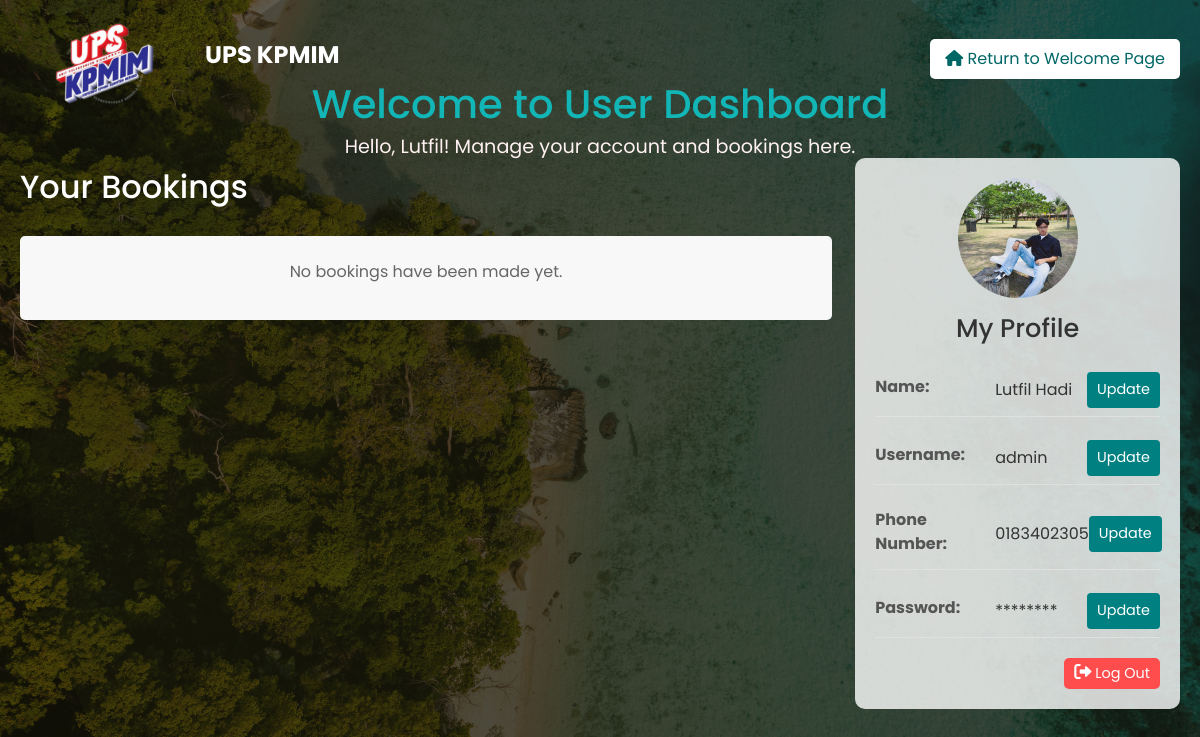
The page /user/dashboard/ (signed in) on the database its author committed.
### main/models.py (models this page shows, shortened)
class User(AbstractBaseUser, PermissionsMixin):
    email = models.EmailField(unique=True)
    username = models.CharField(max_length=255, unique=True)
    first_name = models.CharField(max_length=30, blank=True)
    last_name = models.CharField(max_length=30, blank=True)
    phone_number = models.CharField(max_length=15, blank=True, null=True)
    password = models.CharField(max_length=128)
    is_active = models.BooleanField(default=True)
    is_staff = models.BooleanField(default=False)
    is_superuser = models.BooleanField(default=False)
    role = models.CharField(max_length=50, default='User')
    objects = UserManager()
    groups = models.ManyToManyField(
        'auth.Group',
        related_name='main_user_groups',
        blank=True
    )
    user_permissions = models.ManyToManyField(
        'auth.Permission',
        related_name='main_user_permissions',
        blank=True
    )
    USERNAME_FIELD = 'username'
    REQUIRED_FIELDS = ['email', 'first_name', 'last_name', 'phone_number']

### main/views.py (the view)
# urls.py: path('user/dashboard/', views.user_dashboard, name='user_dashboard'),
@login_required
def user_dashboard(request):
    bookings = Bookings.objects.filter(user=request.user).select_related('package_cd', 'destination_name')
    for booking in bookings:
        package_price = booking.package_cd.price
        destination_price = booking.destination_name.price if booking.destination_name else 0
        booking.total_price = package_price + destination_price
    update_field = request.GET.get('update_field')  # Get the update_field parameter from the URL
    context = {
        'bookings': bookings,
        'user': request.user,
        'update_field': update_field,  # Add this to the context
    }
    return render(request, 'upsuser.html', context)

### main/templates/upsuser.html (shortened to what this page needs)
{% load static %}
<!DOCTYPE html>
<html lang="en">
<head>
    <link rel="stylesheet" href="https://cdnjs.cloudflare.com/ajax/libs/font-awesome/6.0.0-beta3/css/all.min.css">
    <link href="https://cdn.jsdelivr.net/npm/bootstrap@5.3.3/dist/css/bootstrap.min.css" rel="stylesheet">
    <link rel="stylesheet" href="{% static 'css/styles2.css' %}">
</head>
<body>
    <header>
        <div class="logo-title-container">
            <div class="logo">
                <img src='{% static "images/logo[1].png" %}' alt="UPS KPMIM Logo">
            </div>
            <h1 class="header-title">UPS KPMIM</h1>
        </div>
        <a href="{% url 'welcome' %}" class="return-btn">
            <i class="fas fa-home"></i> Return to Welcome Page
        </a>
    </header>
    <div class="welcome-message">
        <h1>Welcome to User Dashboard</h1>
        <p>Hello, {{ user.first_name }}! Manage your account and bookings here.</p>
    </div>
    <div class="dashboard-container">
        <div class="main-content">
            <h2>Your Bookings</h2>
            {% if bookings %}
                <div class="table-container">
                    <table class="booking-table">
                        <thead>
                            <tr>
                                <th>Package</th>
                                <th>Booking ID</th>
                                <th>Booking Date</th>
                                <th>Destination</th>
                                <th>Package Price</th>
                                <th>Destination Price</th>
                                <th>Total Price</th>
                                <th>Actions</th>
                            </tr>
                        </thead>
                        <tbody>
                            {% for booking in bookings %}
                            <tr>
                                <td class="package-cell">
                                    <div class="package-info1">
                                        {% if booking.package_cd.package_cd == 'A1' %}
                                            <img src="{% static 'images/ktn188.jpg' %}" alt="Package A1" class="package-image">
                                        {% elif booking.package_cd.package_cd == 'A2' %}
                                            <img src="{% static 'images/sgjin.jpg' %}" alt="Package A2" class="package-image">
                                        {% elif booking.package_cd.package_cd == 'B' %}
                                            <img src="{% static 'images/cherating.jpg' %}" alt="Package B" class="package-image">
                                        {% elif booking.package_cd.package_cd == 'C' %}
                                            <img src="{% static 'images/taman.jpg' %}" alt="Package C" class="package-image">
                                        {% else %}
                                            <img src="{% static 'images/default-package.jpg' %}" alt="Default Package" class="package-image">
                                        {% endif %}
                                        <span>{{ booking.package_cd.package_desc }}</span>
                                    </div>
                                </td>
                                <td>{{ booking.booking_id }}</td>
                                <td>{{ booking.booking_date }}</td>
                                <td>{{ booking.destination_name|default:"No Destination Added" }}</td>
                                <td>RM {{ booking.package_cd.price }}</td>
                                <td>{% if booking.destination_name %}RM {{ booking.destination_name.price }}{% else %}N/A{% endif %}</td>
                                <td>RM {{ booking.total_price }}</td>
                                <td class="action-cell">
                                    <div class="action-buttons">
                                        <div class="button-wrapper">
                                            <a href="{% url 'update_booking' booking.booking_id %}" class="btn update-btn">
                                                <i class="fas fa-edit"></i> Update
                                            </a>
                                        </div>
                                        <div class="button-wrapper">
                                            <button type="button" class="btn delete-btn" data-bs-toggle="modal" data-bs-target="#cancelModal{{ booking.booking_id }}">
                                                <i class="fas fa-trash-alt"></i> Cancel Booking
                                            </button>
                                        </div>
                                    </div>
                                </td>
                            </tr>
                            <div class="modal fade" id="cancelModal{{ booking.booking_id }}" tabindex="-1" aria-labelledby="cancelModalLabel{{ booking.booking_id }}" aria-hidden="true">
                                <div class="modal-dialog">
                                    <div class="modal-content">
                                        <div class="modal-header">
                                            <h5 class="modal-title" id="cancelModalLabel{{ booking.booking_id }}">Confirm Cancellation</h5>
                                            <button type="button" class="btn-close" data-bs-dismiss="modal" aria-label="Close"></button>
                                        </div>
                                        <div class="modal-body">
                                            Are you sure you want to cancel this booking?
                                        </div>
                                        <div class="modal-footer">
                                            <button type="button" class="btn btn-secondary" data-bs-dismiss="modal">Close</button>
                                            <form method="post" action="{% url 'delete_booking' booking.booking_id %}" style="display: inline;">
                                                {% csrf_token %}
                                                <button type="submit" class="btn btn-danger">Confirm Cancellation</button>
                                            </form>
                                        </div>
                                    </div>
                                </div>
                            </div>
                            {% endfor %}
                        </tbody>
                    </table>
                </div>
            {% else %}
                <div class="no-bookings-message">
                    <p>No bookings have been made yet.</p>
                </div>
            {% endif %}
        </div>
        <div class="user-profile">
            <div class="user-profile-header">
                <img src="{% static 'images/avatar.jpg' %}" alt="User Avatar" class="user-avatar">
                <h2>My Profile</h2>
            </div>
            <div class="user-info">
                <div class="info-item">
                    <span class="info-label">Name:</span>
                    <span class="info-value">
                        {% if update_field == 'name' %}
                            <form method="post" action="{% url 'update_profile' %}" class="update-form">
                                {% csrf_token %}
                                <input type="text" name="first_name" value="{{ user.first_name }}" required>
                                <input type="text" name="last_name" value="{{ user.last_name }}" required>
                                <input type="hidden" name="update_field" value="name">
                                <div class="button-group">
                                    <button type="submit" class="btn save-btn">Save</button>
                                    <a href="{% url 'user_dashboard' %}" class="btn cancel-btn">Cancel</a>
                                </div>
                            </form>
                        {% else %}
                            {{ user.first_name }} {{ user.last_name }}
                            <form method="get" action="{% url 'user_dashboard' %}" style="display: inline;">
                                <button type="submit" class="btn btn-update-profile">Update</button>
                            </form>
                        {% endif %}
                    </span>
                </div>
                <div class="info-item">
                    <span class="info-label">Username:</span>
                    <span class="info-value">
                        {% if update_field == 'username' %}
                            <form method="post" action="{% url 'update_profile' %}" class="update-form">
                                {% csrf_token %}
                                <input type="text" name="username" value="{{ user.username }}" required>
                                <input type="hidden" name="update_field" value="username">
                                <div class="button-group">
                                    <button type="submit" class="btn save-btn">Save</button>
                                    <a href="{% url 'user_dashboard' %}" class="btn cancel-btn">Cancel</a>
                                </div>
                            </form>
                        {% else %}
                            {{ user.username }}
                            <form method="get" action="{% url 'user_dashboard' %}" style="display: inline;">
                                <button type="submit" class="btn btn-update-profile">Update</button>
                            </form>
                        {% endif %}
                    </span>
                </div>
                <div class="info-item">
                    <span class="info-label">Phone Number:</span>
                    <span class="info-value">
                        {% if update_field == 'phone_number' %}
                            <form method="post" action="{% url 'update_profile' %}" class="update-form">
                                {% csrf_token %}
                                <input type="text" name="phone_number" value="{{ user.phone_number }}" required>
                                <input type="hidden" name="update_field" value="phone_number">
                                <div class="button-group">
                                    <button type="submit" class="btn save-btn">Save</button>
                                    <a href="{% url 'user_dashboard' %}" class="btn cancel-btn">Cancel</a>
                                </div>
                            </form>
                        {% else %}
                            {{ user.phone_number }}
                            <form method="get" action="{% url 'user_dashboard' %}" style="display: inline;">
                                <button type="submit" class="btn btn-update-profile">Update</button>
                            </form>
                        {% endif %}
                    </span>
                </div>
                <div class="info-item">
                    <span class="info-label">Password:</span>
                    <span class="info-value">
                        {% if update_field == 'password' %}
                            <form method="post" action="{% url 'update_profile' %}" class="update-form">
                                {% csrf_token %}
                                <input type="password" name="password" placeholder="New password">
                                <input type="hidden" name="update_field" value="password">
                                <div class="button-group">
                                    <button type="submit" class="btn save-btn">Save</button>
                                    <a href="{% url 'user_dashboard' %}" class="btn cancel-btn">Cancel</a>
                                </div>
                            </form>
                        {% else %}
                            ********
                            <form method="get" action="{% url 'user_dashboard' %}" style="display: inline;">
                                <button type="submit" class="btn btn-update-profile">Update</button>
                            </form>
                        {% endif %}
                    </span>
                </div>
            </div>
            <div class="profile-footer">
                <a href="{% url 'logout' %}" class="logout-btn">
                    <i class="fas fa-sign-out-alt"></i> Log Out
                </a>
            </div>
        </div>
    </div>
</body>
</html>

### main/static/css/styles2.css (style rules this page uses)
* { margin: 0; padding: 0; box-sizing: border-box; }
html { scroll-behavior: smooth; }
header { display: flex; justify-content: space-between; align-items: center; background-color: transparent; padding: 20px; position: fixed; top: -10px; left: 0; width: 100%; z-index: 1000; }
.header-title { color: #fff; font-size: 1.5em; margin-left: 40px; margin-top: -10px }
header .logo img { width: 100px; }
.logo-title-container { display: flex; align-items: center; padding-left: 35px; padding-top: 10px }
p { margin-top: 0px ; color: #333; }
.logout-btn i { font-size: 1.2em; }
.logout-btn { color: #b6cc84; font-size: 1.2em; background: none; border: none; cursor: pointer; transition: color 0.3s ease; }

### rows shown on the page
User: first_name "Lutfil", last_name "Hadi", username "admin", phone_number "0183402305"
